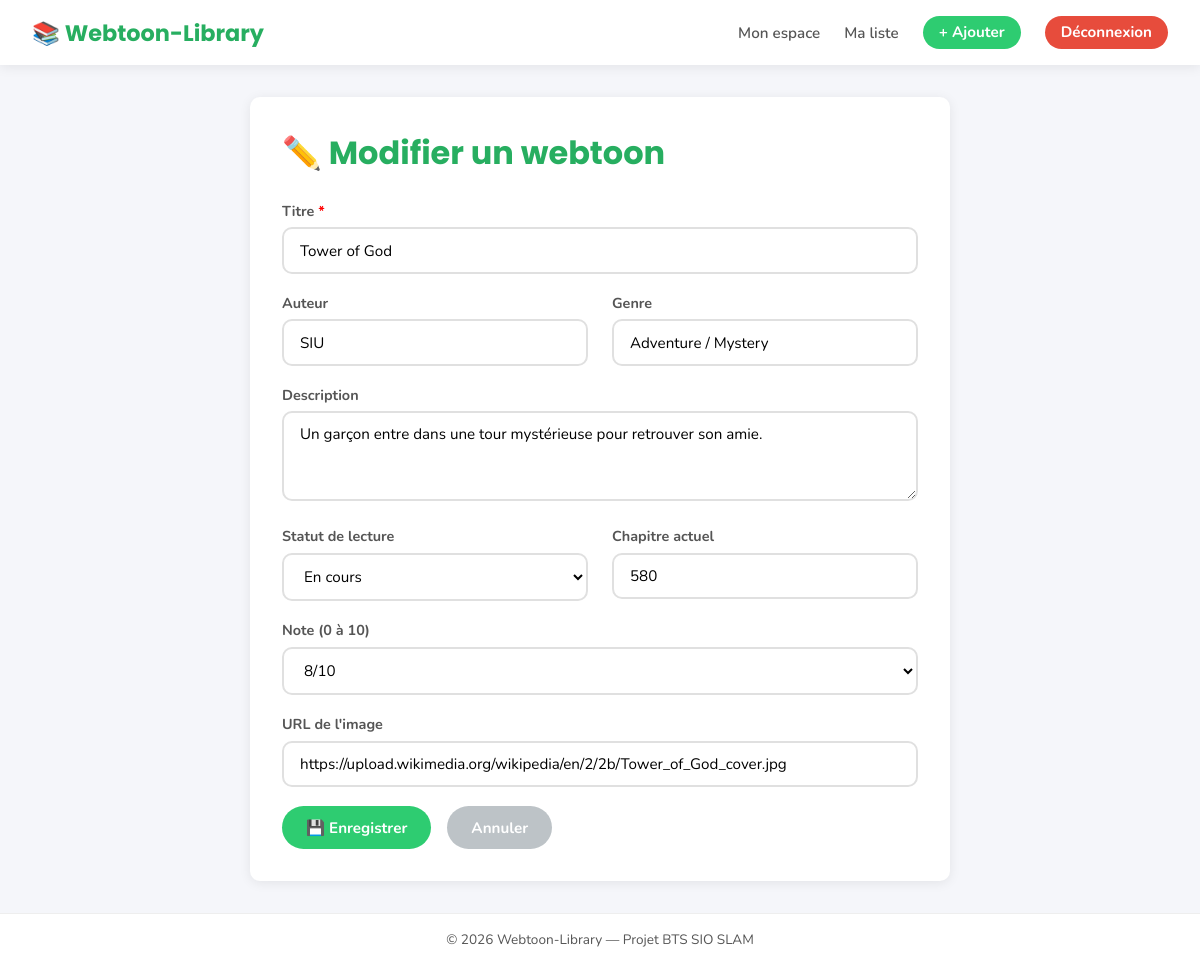
The page /modifier_webtoon.php?id=2 (signed in) on the database its author committed.
### tables this page shows
CREATE TABLE IF NOT EXISTS webtoons (
    id              INT AUTO_INCREMENT PRIMARY KEY,
    id_utilisateur  INT NOT NULL,                     
    titre           VARCHAR(255) NOT NULL,
    auteur          VARCHAR(255),
    genre           VARCHAR(100),
    description     TEXT,
    statut          ENUM('a_lire', 'en_cours', 'termine') DEFAULT 'a_lire',
    chapitre_actuel INT DEFAULT 0,
    note            TINYINT CHECK (note BETWEEN 0 AND 10),  
    image_url       VARCHAR(500),
    date_ajout      DATETIME DEFAULT CURRENT_TIMESTAMP,

     
    FOREIGN KEY (id_utilisateur) REFERENCES utilisateurs(id) ON DELETE CASCADE
);

### modifier_webtoon.php (the view, shortened to what this page needs)
<?php
include 'includes/config.php';
$userId = $_SESSION['user_id'];
$id = (int)($_GET['id'] ?? 0);
$requete = $pdo->prepare("SELECT * FROM webtoons WHERE id = ? AND id_utilisateur = ?");
$requete->execute([$id, $userId]);
$wt = $requete->fetch();
include 'includes/header.php';
?>
<div class="carte-formulaire-large">
    <h1>✏️ Modifier un webtoon</h1>
    <form method="POST" action="modifier_webtoon.php?id=<?= $id ?>">
        <div class="groupe-champ">
            <label for="titre">Titre <span style="color:red">*</span></label>
            <input type="text" id="titre" name="titre"
                   value="<?= htmlspecialchars($wt['titre']) ?>" required>
        </div>
        <div class="grille-2-colonnes">
            <div class="groupe-champ">
                <label for="auteur">Auteur</label>
                <input type="text" id="auteur" name="auteur"
                       value="<?= htmlspecialchars($wt['auteur'] ?? '') ?>">
            </div>
            <div class="groupe-champ">
                <label for="genre">Genre</label>
                <input type="text" id="genre" name="genre"
                       value="<?= htmlspecialchars($wt['genre'] ?? '') ?>">
            </div>
        </div>
        <div class="groupe-champ">
            <label for="description">Description</label>
            <textarea id="description" name="description"><?= htmlspecialchars($wt['description'] ?? '') ?></textarea>
        </div>
        <div class="grille-2-colonnes">
            <div class="groupe-champ">
                <label for="statut">Statut de lecture</label>
                <select id="statut" name="statut">
                    <option value="en_cours" <?= $wt['statut'] === 'en_cours' ? 'selected' : '' ?>>En cours</option>
                </select>
            </div>
            <div class="groupe-champ">
                <label for="chapitre_actuel">Chapitre actuel</label>
                <input type="number" id="chapitre_actuel" name="chapitre_actuel"
                       min="0" value="<?= (int)$wt['chapitre_actuel'] ?>">
            </div>
        </div>
        <div class="groupe-champ">
            <label for="note">Note (0 à 10)</label>
            <select id="note" name="note">
                <?php for ($i = 0; $i <= 10; $i++): ?>
                    <option value="<?= $i ?>"
                        <?= (!is_null($wt['note']) && (int)$wt['note'] === $i) ? 'selected' : '' ?>>
                        <?= $i ?>/10
                    </option>
                <?php endfor; ?>
            </select>
        </div>
        <div class="groupe-champ">
            <label for="image_url">URL de l'image</label>
            <input type="url" id="image_url" name="image_url"
                   value="<?= htmlspecialchars($wt['image_url'] ?? '') ?>"
                   placeholder="https://exemple.com/image.jpg">
        </div>
        <div style="display:flex; gap:1rem; margin-top:0.5rem;">
            <button type="submit" class="btn btn-vert">💾 Enregistrer</button>
            <a href="webtoons.php" class="btn btn-gris">Annuler</a>
        </div>
    </form>
</div>
<?php include 'includes/footer.php'; ?>

### assets/css/style.css (style rules this page uses)
:root { --vert-principal: #2ecc71; --vert-fonce: #27ae60; --vert-clair: #eafaf1; --blanc: #ffffff; --gris-clair: #f5f6fa; --gris-texte: #555555; --noir: #222222; --rouge: #e74c3c; --ombre: 0 2px 12px rgba(0,0,0,0.08); --rayon: 10px; }
* { margin: 0; padding: 0; box-sizing: border-box; }
body { font-family: 'Nunito', sans-serif; background-color: var(--gris-clair); color: var(--noir); min-height: 100vh; display: flex; flex-direction: column; }
a { text-decoration: none; color: var(--vert-fonce); }
.groupe-champ { margin-bottom: 1.2rem; }
.groupe-champ label { display: block; font-weight: 700; margin-bottom: 0.4rem; font-size: 0.9rem; color: var(--gris-texte); }
.groupe-champ input, .groupe-champ select, .groupe-champ textarea { width: 100%; padding: 0.7rem 1rem; border: 2px solid #e0e0e0; border-radius: var(--rayon); font-family: 'Nunito', sans-serif; font-size: 0.95rem; transition: border-color 0.2s; background-color: var(--blanc); }
.groupe-champ textarea { resize: vertical; min-height: 90px; }
.btn { display: inline-block; padding: 0.7rem 1.5rem; border-radius: 25px; font-family: 'Nunito', sans-serif; font-weight: 700; font-size: 0.95rem; border: none; cursor: pointer; transition: background-color 0.2s, transform 0.1s; text-align: center; }
.btn-vert { background-color: var(--vert-principal); color: var(--blanc); }
.btn-gris { background-color: #bdc3c7; color: var(--blanc); }
.carte-formulaire-large { background-color: var(--blanc); border-radius: var(--rayon); box-shadow: var(--ombre); padding: 2rem; max-width: 700px; margin: 0 auto; }
.carte-formulaire-large h1 { font-family: 'Poppins', sans-serif; color: var(--vert-fonce); margin-bottom: 1.5rem; }
.grille-2-colonnes { display: grid; grid-template-columns: 1fr 1fr; gap: 0 1.5rem; }

### rows shown on the page
webtoons: titre "Tower of God", auteur "SIU", genre "Adventure / Mystery", description "Un garçon entre dans une tour mystérieuse pour retrouver son amie.", statut "En cours", chapitre_actuel "580", note "8/10", image_url "https://upload.wikimedia.org/wikipedia/en/2/2b/Tower_of_God_cover.jpg"
